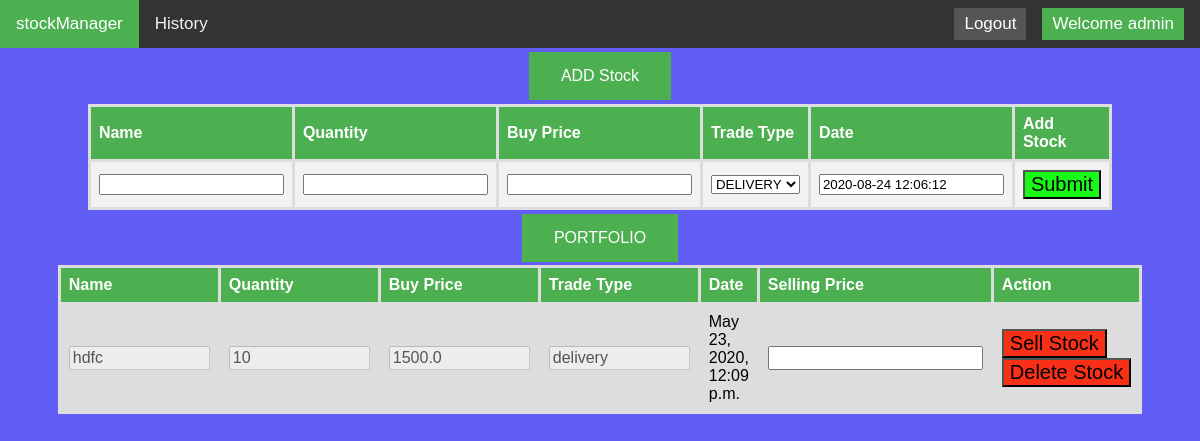
Page / (signed in) on the earlier database version.
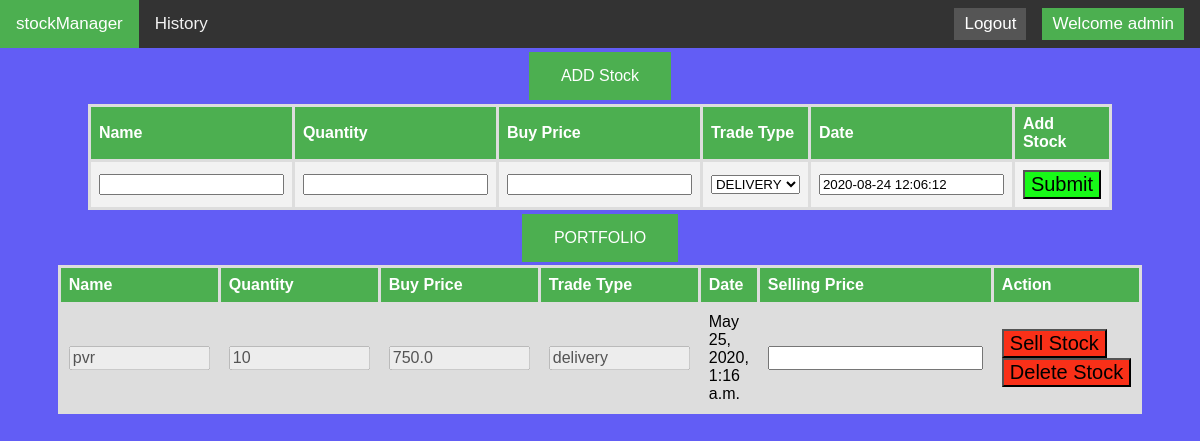
Same page on the later database version.
### main/models.py (models this page shows, shortened)
class Overview(models.Model):
    name = models.CharField(max_length=25)
    quantity = models.IntegerField()
    buy_price = models.FloatField()
    trade_type = models.CharField(max_length=25, choices=TRADE_CHOICES, default='DELIVERY')
    date_buy = models.DateTimeField(default=datetime.now)
    username = models.CharField(max_length=25, default="admin")

### main/views.py (the view, shortened to what this page needs)
# urls.py: url('^$', views.overview, name='overview'),
@login_required(login_url="/login/")
def overview(request):
    print("In overview",Global_user)
    all_overview = Overview.objects.all()
    context = {'all_overview': all_overview}
    form = OverviewForm()
    context = {'form': form,'all_overview': all_overview}
    return render(request,'main/overview.html',context)

### main/forms.py
class OverviewForm(ModelForm):
    class Meta:
        model = Overview
        fields = '__all__'

### main/templates/main/overview.html (shortened to what this page needs)
{% extends 'main/base_app_home.html' %}
{% block body %}
  <center>
<button class="button button3" disabled> ADD Stock </button>
<form  action="/" method="POST" >
    <table id="customers">
        <tr>
        <th>Name</th>
         <th>Quantity</th>
    <th>Buy Price</th>
    <th>Trade Type</th>
            <th> Date </th>
       <th> Add Stock </th>
        </tr>
        <tr>
            <td> {{ form.name }} </td>
            <td> {{ form.quantity }} </td>
            <td> {{ form.buy_price }} </td>
            <td> {{ form.trade_type }} </td>
           <td>{{ form.date_buy  }} </td>
            <td><input style="font-size:20px;background-color:#18F918;" type="submit" name="create_post"> </td> </tr>
</form>
      <table id="customers">
          <tr><button class="button button3"  disabled> PORTFOLIO </button></tr>
  <tr>
      <th>Name</th>
      <th>Quantity</th>
      <th>Buy Price</th>
      <th>Trade Type</th>
    <th>Date</th>
      <th>Selling Price</th>
      <th> Action </th>
  </tr>
      {% for each_overview in all_overview %}
          {% if each_overview.username == user.username %}
  <tr>
      <td> <input style="font-size:16px;" type="text" size="12" name="stockname" value={{each_overview.name}} disabled></td>
      <td> <input style="font-size:16px;" type="text" size="12" name="stockquantity" value={{each_overview.quantity}} disabled></td>
      <td> <input style="font-size:16px;" type="text" size="12" name="stockbuy_price" value={{each_overview.buy_price}} disabled></td>
      <td> <input style="font-size:16px;" type="text" size="12" name="stocktrade" value={{each_overview.trade_type}} disabled></td>
      <td> {{each_overview.date_buy}}  </td>
      <form  action="/" method="POST" onsubmit="return validateSell()" >
      <td> <input style="font-size:16px;" type="number" id="sell_stock" name="sell_stock" > </td>
   <td>
           <input type="submit" style="font-size:20px;background-color:#F93018;" value="Sell Stock"  name="sell_post">
       </form>
      <form action="/" method="POST">
          <input type="submit" style="font-size:20px;background-color:#F93018;" value="Delete Stock"  name="delete_post">
      </form>
  </tr>
                    {% endif %}
      {% endfor %}
</table>
</center>
{% endblock %}

Differences in the rows shown:
removed Overview: stockname "hdfc", stockquantity "10", stockbuy_price "1500.0", stocktrade "delivery", date_buy "May 23, 2020, 12:09 p.m."
added Overview: stockname "pvr", stockquantity "10", stockbuy_price "750.0", stocktrade "delivery", date_buy "May 25, 2020, 1:16 a.m."
